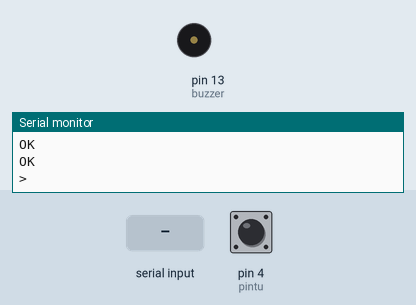
A sketch run on a simulated Arduino Uno, built with avr-gcc and run on an emulated ATmega328P. Shown: buzzer (waves = sounding, pin HIGH), the last lines printed to the serial monitor. The test bench sets the inputs (shaded band); at power-on: pin 4 (pintu) HIGH. The modem accepts every AT command (registered, SIM ready, sends succeed) and sends nothing else.

Above: at 3.7 s.
3.8 s: pin 4 (pintu) pulled LOW for 3.2 s
10.0 s: "1" received over the second serial link
At 10.17 s:
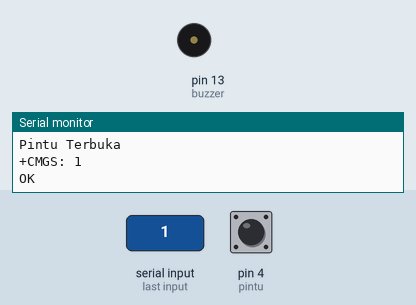
Timing chart, 0 to 19.0 s (numbered marks = the images above; inputs shaded):
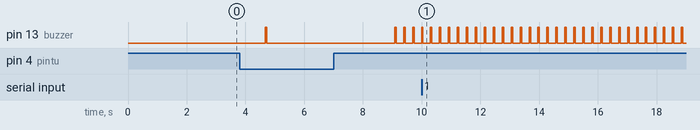

Measured:
- by itself, pin 13 (buzzer): alternates HIGH for 0.05 s and LOW for 0.26 s

The sketch:

walet.ino
```cpp
#include <SoftwareSerial.h>
SoftwareSerial sms(3, 2); // Tx | Rx

#define pintu 4 // PIN Relay Pintu
#define buzzer 13 // PIN Buzzer

int state;

void setup() {
  // put your setup code here, to run once:
  pinMode(pintu, INPUT_PULLUP);
  pinMode(buzzer, OUTPUT);

  digitalWrite(buzzer, LOW);

  //Begin serial communication with Arduino and Arduino IDE (Serial Monitor)
  Serial.begin(9600);

  //Begin serial communication with Arduino and SIM800L
  sms.begin(9600);

  Serial.println("Initializing...");
  delay(1000);

  sms.println("AT"); //Once the handshake test is successful, it will back to OK
  cekKoneksi();
  sms.println("AT+CSQ"); //Signal quality test, value range is 0-31 , 31 is the best
  cekKoneksi();
  sms.println("AT+CCID"); //Read SIM information to confirm whether the SIM is plugged
  cekKoneksi();
  sms.println("AT+CREG?"); //Check whether it has registered in the network
  cekKoneksi();

  //Membaca Pesan Masuk
  sms.println("AT+CMGF=1"); // Configuring TEXT mode
  cekKoneksi();
  sms.println("AT+CNMI=1,2,0,0,0"); // Decides how newly arrived SMS messages should be handled
  cekKoneksi();

  state = 0;
}

void loop() {
  // put your main code here, to run repeatedly:
  cekKoneksi();
  cekPintu();
}

// fungsi untuk mengirimkan pesan melalui sms gateaway
void kirim_pesan() {
  //Mengirim SMS
  sms.println("AT+CMGF=1"); // Configuring TEXT mode
  cekKoneksi();
  sms.println("AT+CMGS=\"+62895621833463\"");//change ZZ with country code and xxxxxxxxxxx with phone number to sms
  //sms.println("AT+CMGS=\"+6282279288898\"");//change ZZ with country code and xxxxxxxxxxx with phone number to sms
  cekKoneksi();
  sms.print("Ada seseorang memasuki ruangan sarang walet tanpa izin !!!"); //text content
  cekKoneksi();
  sms.write(26);
  delay(1000);
  Serial.println("");
  Serial.println("Pesan Terkirim!");
}

// fungsi untuk memeriksa koneksi dari modul SIM800l ke Arduino
void cekKoneksi() {
  delay(250);
  while (Serial.available())
  {
    sms.write(Serial.read());//Forward what Serial received to Software Serial Port
  }
  while (sms.available())
  {
    Serial.write(sms.read());//Forward what Software Serial received to Serial Port
  }
}

// fungsi untuk memeriksa kondisi pada pintu
void cekPintu() {
  int bacaSensor = digitalRead(pintu);
  if (bacaSensor == HIGH) {
    if (state == 0) {
      kirim_pesan();
      state = 1;
      Serial.println("Pintu Terbuka");
    }
    alarm_on();
  }
  else if (bacaSensor == LOW) {
    if (state == 1) {
      Serial.println("Pintu Tertutup");
      state = 0;
    }
    alarm_off();
  }
}

// fungsi untuk membuat dering pendek dengan duty cycle 50%,selama 0,8 s
void alarm_on() {
  digitalWrite(buzzer, HIGH);
  delay(50);
  digitalWrite(buzzer, LOW);
  delay(5);
}

void alarm_off() {
  digitalWrite(buzzer, LOW);
}
```
